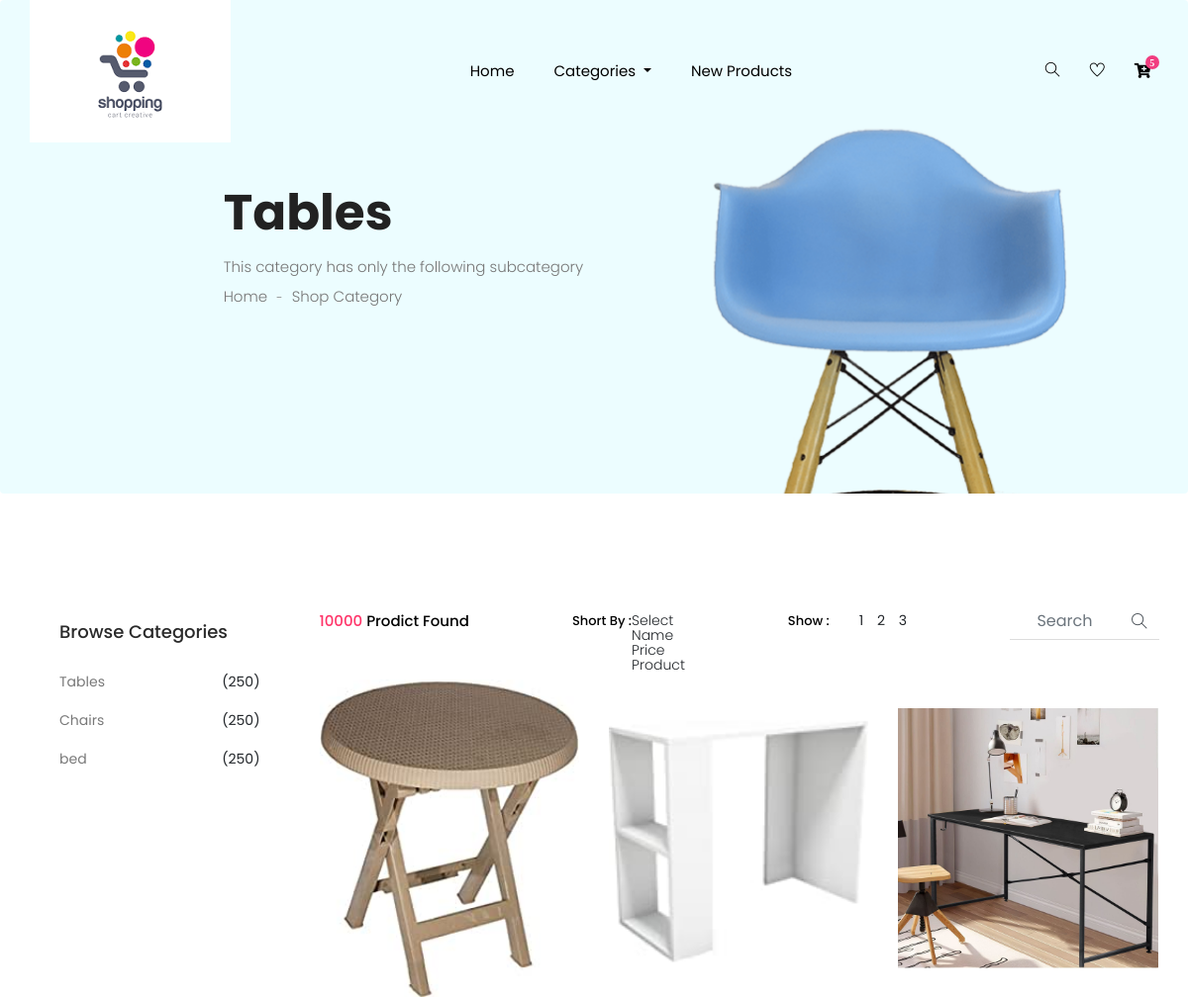
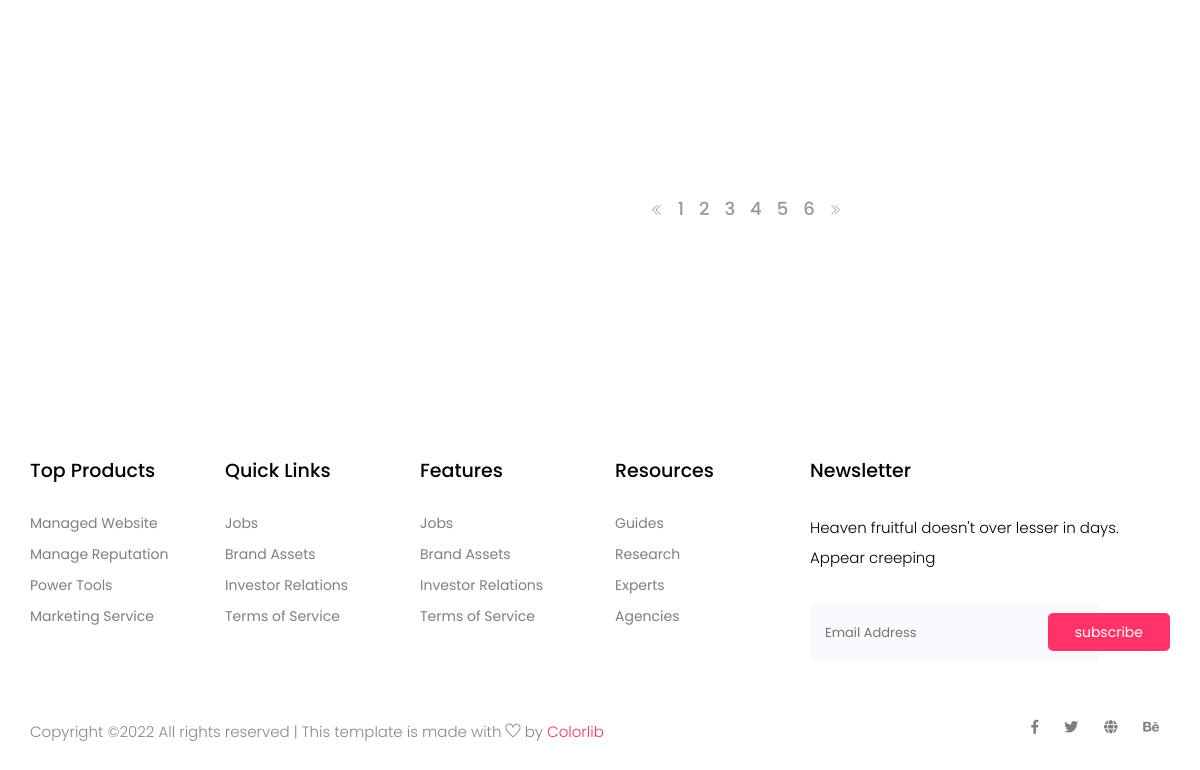
Screenshot of /category/3/ with the database file from the repository (2 pictures, top to bottom).
### product/models.py (models this page shows, shortened)
class category(models.Model):
    name = models.CharField(max_length=200)
    description = models.TextField()

class product(models.Model):
    name = models.CharField(max_length=200)
    description = models.TextField()
    image = models.ImageField()
    price = models.DecimalField(max_digits=11,decimal_places=2)
    category_id = models.ForeignKey(category,on_delete=models.CASCADE)

### product/views.py (the view)
# urls.py: path('category/<int:categoryid>/',views.Category,name="Category"),
def Category(request,categoryid):
    allcategory = category.objects.all()
    mycategory = category.objects.get(id=categoryid)
    allproducts = product.objects.all().filter(category_id = categoryid )
    number =cart.objects.all().count()
    return render(request,'pages/category.html',{"allproducts":allproducts,'number':number,"allcategory":allcategory,"mycategory":mycategory})

### templates/pages/category.html (shortened to what this page needs)
{% load static %}
<!doctype html>
<html lang="zxx">
<head>
    <link rel="stylesheet" href="{% static 'css/bootstrap.min.css' %}">
    <link rel="stylesheet" href="{% static 'css/animate.css' %}">
    <link rel="stylesheet" href="{% static 'css/owl.carousel.min.css' %}">
    <link rel="stylesheet" href="{% static 'css/all.css' %}">
    <link rel="stylesheet" href="{% static 'css/flaticon.css' %}">
    <link rel="stylesheet" href="{% static 'css/themify-icons.css' %}">
    <link rel="stylesheet" href="{% static 'css/magnific-popup.css' %}">
    <link rel="stylesheet" href="{% static 'css/slick.css' %}">
    <link rel="stylesheet" href="{% static 'css/style.css' %}">
</head>
<body>
    <header class="main_menu home_menu">
        <div class="container">
            <div class="row align-items-center">
                <div class="col-lg-12">
                    <nav class="navbar navbar-expand-lg navbar-light">
                        <a class="navbar-brand" href="/"> <img alt="logo"> </a>
                        <div class="collapse navbar-collapse main-menu-item" id="navbarSupportedContent">
                            <ul class="navbar-nav">
                                <li class="nav-item">
                                    <a class="nav-link" href="/">Home</a>
                                </li>
                                <li class="nav-item dropdown">
                                    <a class="nav-link dropdown-toggle" href="blog.html" id="navbarDropdown_3"
                                        role="button" data-toggle="dropdown" aria-haspopup="true" aria-expanded="false">
                                        Categories
                                    </a>
                                </li>
                                <li class="nav-item">
                                    <a class="nav-link" href="/newproducts">new products</a>
                                </li>
                            </ul>
                        </div>
                        <div class="hearer_icon d-flex">
                            <a id="search_1" href="javascript:void(0)"><i class="ti-search"></i></a>
                            <a href=""><i class="ti-heart"></i></a>
                            <div class="dropdown cart">
                                <a class="dropdown-toggle" href="#" id="navbarDropdown3" role="button"
                                    data-toggle="dropdown" aria-haspopup="true" aria-expanded="false">
                                    <i class="fas fa-cart-plus"></i>
                                </a>
                            </div>
                        </div>
                    </nav>
                </div>
            </div>
        </div>
    </header>
    <section class="breadcrumb breadcrumb_bg">
        <div class="container">
            <div class="row justify-content-center">
                <div class="col-lg-8">
                    <div class="breadcrumb_iner">
                        <div class="breadcrumb_iner_item">
                            <h2>{{mycategory.name}}</h2>
                            <p>{{mycategory.description}}</p>
                            <p>Home <span>-</span> Shop Category</p>
                        </div>
                    </div>
                </div>
            </div>
        </div>
    </section>
    <section class="cat_product_area section_padding">
        <div class="container">
            <div class="row">
                <div class="col-lg-3">
                    <div class="left_sidebar_area">
                        <aside class="left_widgets p_filter_widgets">
                            <div class="l_w_title">
                                <h3>Browse Categories</h3>
                            </div>
                            <div class="widgets_inner">
                                <ul class="list">
                                    {% for i in allcategory %}
                                    <li>
                                        <a href="/category/{{i.id}}">{{i.name}}</a>
                                        <span>(250)</span>
                                    </li>
                                    {% endfor %}
                                </ul>
                            </div>
                        </aside>
                    </div>
                </div>
                <div class="col-lg-9">
                    <div class="row">
                        <div class="col-lg-12">
                            <div class="product_top_bar d-flex justify-content-between align-items-center">
                                <div class="single_product_menu">
                                    <p><span>10000 </span> Prodict Found</p>
                                </div>
                                <div class="single_product_menu d-flex">
                                    <h5>short by : </h5>
                                </div>
                                <div class="single_product_menu d-flex">
                                    <h5>show :</h5>
                                    <div class="top_pageniation">
                                        <ul>
                                            <li>1</li>
                                            <li>2</li>
                                            <li>3</li>
                                        </ul>
                                    </div>
                                </div>
                                <div class="single_product_menu d-flex">
                                    <div class="input-group">
                                        <input type="text" class="form-control" placeholder="search"
                                            aria-describedby="inputGroupPrepend">
                                        <div class="input-group-prepend">
                                            <span class="input-group-text" id="inputGroupPrepend"><i
                                                    class="ti-search"></i></span>
                                        </div>
                                    </div>
                                </div>
                            </div>
                        </div>
                    </div>
                    <div class="row align-items-center latest_product_inner">
                        {% for i in allproducts%}
                        <a href="/product/{{i.id}}">
                        <div class="col-lg-4 col-sm-6">
                            <div class="single_product_item">
                                <img src="{{i.image.url}}" alt="">
                                <div class="single_product_text">
                                </div>
                            </div>
                        </div>
                    </a>
                        {% endfor %}
                        <div class="col-lg-12">
                            <div class="pageination">
                                <nav aria-label="Page navigation example">
                                    <ul class="pagination justify-content-center">
                                        <li class="page-item">
                                            <a class="page-link" href="#" aria-label="Previous">
                                                <i class="ti-angle-double-left"></i>
                                            </a>
                                        </li>
                                        <li class="page-item"><a class="page-link" href="#">1</a></li>
                                        <li class="page-item"><a class="page-link" href="#">2</a></li>
                                        <li class="page-item"><a class="page-link" href="#">3</a></li>
                                        <li class="page-item"><a class="page-link" href="#">4</a></li>
                                        <li class="page-item"><a class="page-link" href="#">5</a></li>
                                        <li class="page-item"><a class="page-link" href="#">6</a></li>
                                        <li class="page-item">
                                            <a class="page-link" href="#" aria-label="Next">
                                                <i class="ti-angle-double-right"></i>
                                            </a>
                                        </li>
                                    </ul>
                                </nav>
                            </div>
                        </div>
                    </div>
                </div>
            </div>
        </div>
    </section>
    <footer class="footer_part">
        <div class="container">
            <div class="row justify-content-around">
                <div class="col-sm-6 col-lg-2">
                    <div class="single_footer_part">
                        <h4>Top Products</h4>
                        <ul class="list-unstyled">
                            <li><a href="">Managed Website</a></li>
                            <li><a href="">Manage Reputation</a></li>
                            <li><a href="">Power Tools</a></li>
                            <li><a href="">Marketing Service</a></li>
                        </ul>
                    </div>
                </div>
                <div class="col-sm-6 col-lg-2">
                    <div class="single_footer_part">
                        <h4>Quick Links</h4>
                        <ul class="list-unstyled">
                            <li><a href="">Jobs</a></li>
                            <li><a href="">Brand Assets</a></li>
                            <li><a href="">Investor Relations</a></li>
                            <li><a href="">Terms of Service</a></li>
                        </ul>
                    </div>
                </div>
                <div class="col-sm-6 col-lg-2">
                    <div class="single_footer_part">
                        <h4>Features</h4>
                        <ul class="list-unstyled">
                            <li><a href="">Jobs</a></li>
                            <li><a href="">Brand Assets</a></li>
                            <li><a href="">Investor Relations</a></li>
                            <li><a href="">Terms of Service</a></li>
                        </ul>
                    </div>
                </div>
                <div class="col-sm-6 col-lg-2">
                    <div class="single_footer_part">
                        <h4>Resources</h4>
                        <ul class="list-unstyled">
                            <li><a href="">Guides</a></li>
                            <li><a href="">Research</a></li>
                            <li><a href="">Experts</a></li>
                            <li><a href="">Agencies</a></li>
                        </ul>
                    </div>
                </div>
                <div class="col-sm-6 col-lg-4">
                    <div class="single_footer_part">
                        <h4>Newsletter</h4>
                        <p>Heaven fruitful doesn't over lesser in days. Appear creeping
                        </p>
                        <div id="mc_embed_signup">
                            <form target="_blank"
                                action="https://spondonit.us12.list-manage.com/subscribe/post?u=1462626880ade1ac87bd9c93a&amp;id=92a4423d01"
                                method="get" class="subscribe_form relative mail_part">
                                <input type="email" name="email" id="newsletter-form-email" placeholder="Email Address"
                                    class="placeholder hide-on-focus" onfocus="this.placeholder = ''"
                                    onblur="this.placeholder = ' Email Address '">
                                <button type="submit" name="submit" id="newsletter-submit"
                                    class="email_icon newsletter-submit button-contactForm">subscribe</button>
                            </form>
                        </div>
                    </div>
                </div>
            </div>
        </div>
        <div class="copyright_part">
            <div class="container">
                <div class="row">
                    <div class="col-lg-8">
                        <div class="copyright_text">
                            <P>
Copyright &copy;<script>document.write(new Date().getFullYear());</script> All rights reserved | This template is made with <i class="ti-heart" aria-hidden="true"></i> by <a href="https://colorlib.com" target="_blank">Colorlib</a>
</P>
                        </div>
                    </div>
                    <div class="col-lg-4">
                        <div class="footer_icon social_icon">
                            <ul class="list-unstyled">
                                <li><a href="#" class="single_social_icon"><i class="fab fa-facebook-f"></i></a></li>
                                <li><a href="#" class="single_social_icon"><i class="fab fa-twitter"></i></a></li>
                                <li><a href="#" class="single_social_icon"><i class="fas fa-globe"></i></a></li>
                                <li><a href="#" class="single_social_icon"><i class="fab fa-behance"></i></a></li>
                            </ul>
                        </div>
                    </div>
                </div>
            </div>
        </div>
    </footer>
</body>
</html>

### product/static/css/all.css (style rules this page uses)
.fa, .fas, .far, .fal, .fab { -moz-osx-font-smoothing: grayscale; -webkit-font-smoothing: antialiased; display: inline-block; font-style: normal; font-variant: normal; text-rendering: auto; line-height: 1; }
.fa-behance:before { content: "\f1b4"; }
.fa-cart-plus:before { content: "\f217"; }
.fa-facebook-f:before { content: "\f39e"; }
.fa-globe:before { content: "\f0ac"; }
.fa-twitter:before { content: "\f099"; }
.fab { font-family: 'Font Awesome 5 Brands'; }
.fa, .fas { font-family: 'Font Awesome 5 Free'; font-weight: 900; }

### rows the page displays
category: name "Tables", description "This category has only the following subcategory"
category: name "Chairs"
category: name "bed"
product: image (picture)
product: image (picture)
product: image (picture)
